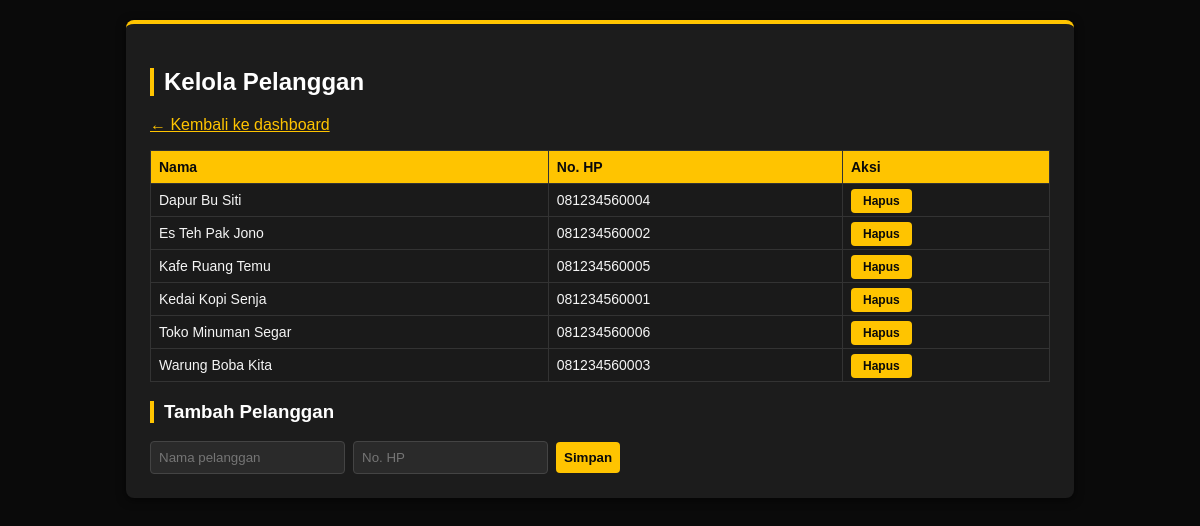
The app's page /pelanggan.php (signed in) with its own data.
### tables this page shows
CREATE TABLE pelanggan (
    id_pelanggan INT AUTO_INCREMENT,
    nama         VARCHAR(100) NOT NULL,
    no_hp        VARCHAR(30),
    CONSTRAINT pk_pelanggan PRIMARY KEY (id_pelanggan)
);

### pelanggan.php (the view, shortened to what this page needs)
<?php
require 'config/koneksi.php';
$daftar = $pdo->query("SELECT * FROM pelanggan ORDER BY nama")->fetchAll(PDO::FETCH_ASSOC);
?>
<!DOCTYPE html>
<html lang="id">
<head><meta charset="UTF-8"><title>Kelola Pelanggan</title><link rel="stylesheet" href="style.css"></head>
<body>
<div class="container">
    <h2>Kelola Pelanggan</h2>
    <a href="index.php">&larr; Kembali ke dashboard</a>
    <table>
        <tr><th>Nama</th><th>No. HP</th><th>Aksi</th></tr>
        <?php foreach ($daftar as $d): ?>
        <tr>
            <td><?= htmlspecialchars($d['nama']) ?></td>
            <td><?= htmlspecialchars($d['no_hp']) ?></td>
            <td><a class="btn-hapus" href="?hapus=<?= $d['id_pelanggan'] ?>" onclick="return confirm('Yakin hapus pelanggan ini?');">Hapus</a></td>
        </tr>
        <?php endforeach; ?>
    </table>
    <h3>Tambah Pelanggan</h3>
    <form method="post">
        <input type="text" name="nama" placeholder="Nama pelanggan" required>
        <input type="text" name="no_hp" placeholder="No. HP">
        <button type="submit">Simpan</button>
    </form>
</div>
</body>
</html>

### style.css (style rules this page uses)
body { font-family: Arial, sans-serif; background: #0a0a0a; margin: 0; padding: 20px; color: #f5f5f5; }
.container { max-width: 900px; margin: 0 auto; background: #1c1c1c; padding: 24px; border-radius: 8px; box-shadow: 0 2px 10px rgba(0,0,0,0.6); border-top: 4px solid #ffc400; }
h1, h2, h3 { color: #ffffff; border-left: 4px solid #ffc400; padding-left: 10px; }
table { width: 100%; border-collapse: collapse; margin: 16px 0; }
th, td { border: 1px solid #333; padding: 8px; text-align: left; font-size: 14px; }
th { background: #ffc400; color: #0a0a0a; }
td { background: #1a1a1a; color: #f5f5f5; }
form { margin-top: 12px; display: flex; flex-wrap: wrap; gap: 8px; align-items: center; }
input, select, button { padding: 8px; border: 1px solid #444; border-radius: 4px; background: #2a2a2a; color: #f5f5f5; }
button { background: #ffc400; color: #0a0a0a; border: none; cursor: pointer; font-weight: bold; }
a { color: #ffc400; }
.btn-hapus { color: #0a0a0a; background: #ffc400; padding: 5px 12px; border-radius: 4px; text-decoration: none; font-size: 12px; font-weight: bold; }

### records on screen
pelanggan: nama "Dapur Bu Siti", no_hp "081234560004"
pelanggan: nama "Es Teh Pak Jono", no_hp "081234560002"
pelanggan: nama "Kafe Ruang Temu", no_hp "081234560005"
pelanggan: nama "Kedai Kopi Senja", no_hp "081234560001"
pelanggan: nama "Toko Minuman Segar", no_hp "081234560006"
pelanggan: nama "Warung Boba Kita", no_hp "081234560003"
